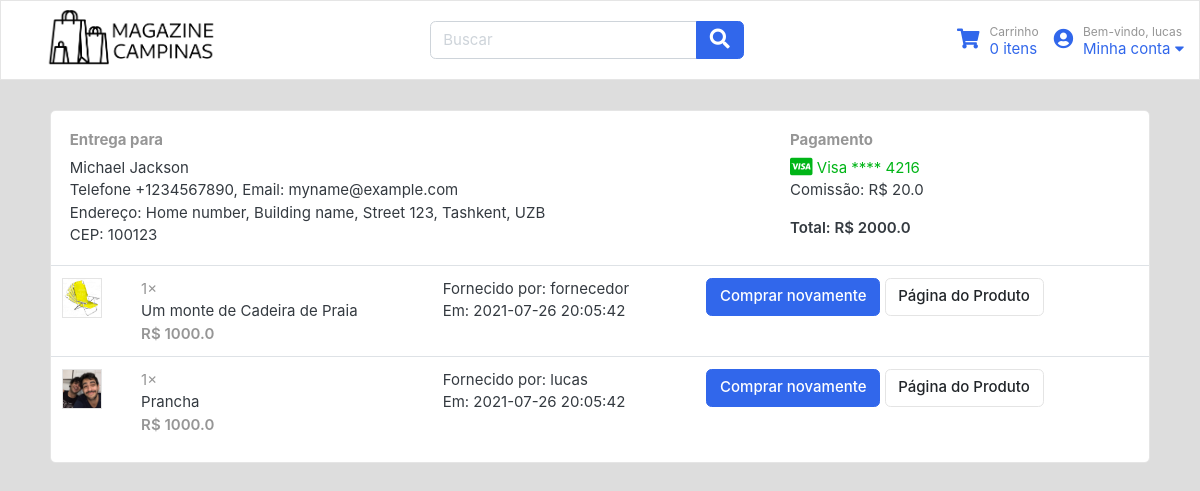
The page /historico (signed in) on the database its author committed.
### tables this page shows
CREATE TABLE `pessoa` (
  `uid` int(11) NOT NULL,
  `nome` varchar(20) DEFAULT NULL,
  `email` varchar(40) DEFAULT NULL,
  `senha` varchar(20) DEFAULT NULL,
  `tipo` tinyint(1) DEFAULT NULL,
  PRIMARY KEY (`uid`)
);

CREATE TABLE `historico` (
  `pid` int(11) NOT NULL,
  `cid` int(11) NOT NULL,
  `fid` int(11) NOT NULL,
  `data` datetime NOT NULL,
  `qtd` int(11) DEFAULT NULL,
  `total` double DEFAULT NULL,
  PRIMARY KEY (`pid`,`cid`,`fid`,`data`),
  CONSTRAINT `historico_ibfk_1` FOREIGN KEY (`pid`) REFERENCES `produto` (`pid`),
  CONSTRAINT `historico_ibfk_2` FOREIGN KEY (`cid`) REFERENCES `pessoa` (`uid`),
  CONSTRAINT `historico_ibfk_3` FOREIGN KEY (`fid`) REFERENCES `pessoa` (`uid`)
);

CREATE TABLE `produto` (
  `pid` int(11) NOT NULL,
  `fid` int(11) NOT NULL,
  `nome` varchar(40) DEFAULT NULL,
  `descricao` text DEFAULT NULL,
  `capa` tinytext DEFAULT NULL,
  `qtd` int(11) DEFAULT NULL,
  `valor` double DEFAULT NULL,
  `vendas` int(11) DEFAULT NULL,
  PRIMARY KEY (`pid`,`fid`),
  CONSTRAINT `produto_ibfk_2` FOREIGN KEY (`fid`) REFERENCES `pessoa` (`uid`) ON DELETE CASCADE
);

### app.py (the view)
	def inner(*args, **kwargs):
		if session.get('id') is None: return redirect('/login')
		else: return func(*args, **kwargs)

### app.py (called while the page is built)
def getDB():
	db = getattr(g, '_database', None)
	if db is None: db = g._database = sql.connect("database/tp.db")
	return db, db.cursor()

def getCart():
	conn, cursor = getDB()
	cursor.execute(f"""
		SELECT SUM(qtd) FROM POSSUI_NO_CARRINHO
		WHERE cid={session.get('id')};
	""")
	return cursor.fetchall()[0][0] or 0

def getUser():
	conn, cursor = getDB()
	cursor.execute(f"SELECT nome FROM PESSOA WHERE uid={session.get('id')}")
	return cursor.fetchall()[0][0]

def assertLogin(func):
	def inner(*args, **kwargs):
		if session.get('id') is None: return redirect('/login')
		else: return func(*args, **kwargs)
	inner.__name__ = func.__name__
	return inner

@app.route('/historico')
@assertLogin
def historico():
	conn, cursor = getDB()
	cursor.execute(f"""
		SELECT T.pid, T.nome, T.capa, T.qtd, T.total, V.nome, T.data
		FROM PESSOA AS V JOIN (
			SELECT H.pid, P.nome, P.capa, H.qtd, H.total, P.fid, H.data
			FROM (SELECT *  FROM HISTORICO WHERE cid={session.get("id")}) AS H JOIN
			PRODUTO AS P
			ON H.pid=P.pid
		) AS T
		ON V.uid=T.fid
		ORDER BY T.data;
	""")
	data = cursor.fetchall()
	return render_template(
		'historico.html', on_cart=getCart(), user=getUser(),
		data=data, consumer=True, tipo=session.get('tipo'),
		total=sum(row[4] for row in data)
	)

@app.teardown_appcontext
def closeDB(exception):
    db = getattr(g, '_database', None)
    if db is not None: db.close()

### templates/historico.html (shortened to what this page needs)
{% extends "base.html" %}
{% block body %}
	{% import 'components/Product.html' as prod %}
<div class="card-provider">
<article class="card">
    <div class="card-body">
        <div class="row">
            <div class="col-md-8">
                {% if consumer %}
                <h6 class="text-muted">Entrega para</h6>
                <p>Michael Jackson <br>
                Telefone +1234567890, Email: myname@example.com <br>
                Endereço: Home number, Building name, Street 123,  Tashkent, UZB <br>
                CEP: 100123
                </p>
                {% else %}
                <h2>Administrador do Sistema</h2>
                {% endif %}
            </div>
            <div class="col-md-4">
                <h6 class="text-muted">Pagamento</h6>
                {% if consumer %}
                <span class="text-success">
                    <i class="fab fa-lg fa-cc-visa"></i>
                    Visa  **** 4216
                </span>
                <br/>
                <p>Comissão: R$ {{total*0.01}} </p>
                <span class="b">Total: R$ {{total}} </span>
                {% else %}
                <span class="b">Total: R$ {{total*0.01}} </span>
                {% endif %}
            </div>
        </div>
    </div>
    <div class="table-responsive">
    <table class="table table-hover">
        <tbody>
            {% for row in data %}
            {{ prod.onHistory(row, consumer) }}
            {% endfor %}
        </tbody>
    </table>
</div>
</article>
</div>
{% endblock body %}

### templates/base.html (shortened to what this page needs)
<!DOCTYPE html>
<html lang="en">
<head>
	<link href="/static/styles/bootstrap-ec.css" rel="stylesheet" type="text/css">
	<link href="/static/styles/ui-ec.css" rel="stylesheet" type="text/css">
	<link href="/static/styles/responsive-ec.css" rel="stylesheet" type="text/css">
	<link href="/static/styles/all-ec.min.css" rel="stylesheet" type="text/css">
	<link href="/static/styles/style-ec.css" rel="stylesheet" type="text/css">
</head>
<header>
	<div class="navbar">
		<div class="navbar-left">
			<a href="/" class="navbar-logo">
				<img class="logo" src="/static/img/logo2.png">
		</div>
		<div class="navbar-middle">
			<form action="#" class="search">
				<div class="input-group">
					<input type="text" class="form-control" placeholder="Buscar">
					<div class="input-group-append">
					  <button class="btn btn-primary" type="submit">
						<i class="fa fa-lg fa-search"></i>
					  </button>
					</div>
				</div>
			</form>
		</div>
		<div class="navbar-right">
			<a href="/carrinho" class="icontext">
				<div class="icon"><i class="fa fa-lg fa-shopping-cart"></i></div>
				<div class="text">
					<small class="text-muted">Carrinho</small> <br>
					<span id="cart-amnt">{{on_cart}} itens</span>
				</div>
			</a>
			<div class="navbar-dropdown">
				<a href="#" class="ml-3 icontext" data-toggle="dropdown" data-offset="20,10" aria-expanded="false">
					<div class="icon"><i class="fa fa-lg fa-user-circle"></i></div>
					<div class="text">
						<small class="text-muted">Bem-vindo, {{user}}</small> <br>
						<span>Minha conta <i class="fa fa-caret-down"></i></span>
					</div>
				</a>
			</div>
		</div>
</header>
<body class=main-body>
    {% block body %}
    {% endblock body %}
</body>
</html>

### templates/components/Product.html (shortened to what this page needs)
{% macro onHistory(row, consumer=True) -%}
<tr>
    <td>
        <img src="{{row[2]}}" class="img-xs border">
    </td>
    <td>
        <span class="text-muted">{{row[3]}}× </span><p class="title mb-0">{{row[1]}}</p>
        <var class="price text-muted">R$ {{row[4]}}</var>
    </td>
    {% if consumer %}
    <td> Fornecido por: {{row[5]}} <br> Em: {{row[6]}} </td>
    {% else %}
    <td> Vendido para: {{row[6]}} <br> Por: {{row[5]}} <br> Em: {{row[7]}} </td>
    {% endif %}
    <td>
        {% if consumer %}
        <a href="#" class="btn  btn-primary" id="btn-buy" value="{{pid}}"> Comprar novamente </a>
        <a href="/produto/{{row[0]}}" class="btn btn-light"> Página do Produto </a>
        {% else %}
        <span class="b">R$ {{row[4] * 0.01}} </span>
        {% endif %}
    </td>
</tr>
{%- endmacro %}

### static/styles/ui-ec.css (style rules this page uses)
html { font-family: "Inter", sans-serif; font-size: 15px; background-color: #fff; }
.img-xs, .img-sm, .img-md, .img-lg { -o-object-fit: cover; object-fit: cover; flex-shrink: 0; flex-grow: 0; }
.img-xs { width: 40px; height: 40px; }
var { font-style: normal; }
.card-provider { margin-left: 50px; margin-right: 50px; }
article:after, .form-group:after { display: block; clear: both; content: ""; }
.b { font-weight: 600; }
p:last-child { margin-bottom: 0; }
.btn-light { background-color: #fff; border-color: #e4e4e4; }
.card { top: 30px; }
.icontext { display: inline-flex; align-items: center; vertical-align: middle; }
.icontext .text { width: 100%; line-height: 1.2; }
.icontext .icon { position: relative; margin-right: 10px; flex-shrink: 0; flex-grow: 0; }
.price { font-weight: 600; color: #212529; }

### static/styles/style-ec.css (style rules this page uses)
html { background-color: #ddd; }
a { word-break: break-all }
header { background-color: #fff; }
.navbar-left { display: flex; justify-content: flex-start; }
.navbar { display: flex; border: 1px solid rgba(0, 0, 0, 0.1); }
.navbar-logo { margin-left: 30px; }
.logo { margin-bottom: 5px; width: 170px; }
.navbar-right { display: flex; justify-content: flex-end; }
body { background-color: #ddd; }
var { font-style: normal }
article:after,.form-group:after { display: block; clear: both; content: "" }

### rows shown on the page
pessoa: nome "lucas"
historico: capa (picture), qtd "1", nome "Um monte de Cadeira de Praia", total "1000.0", nome "fornecedor", data "2021-07-26 20:05:42"
historico: capa (picture), qtd "1", nome "Prancha", total "1000.0", nome "lucas", data "2021-07-26 20:05:42"

### other values the page prints
{{ on_cart }} "0"
{{ total*0.01 }} "20.0"
{{ total }} "2000.0"
